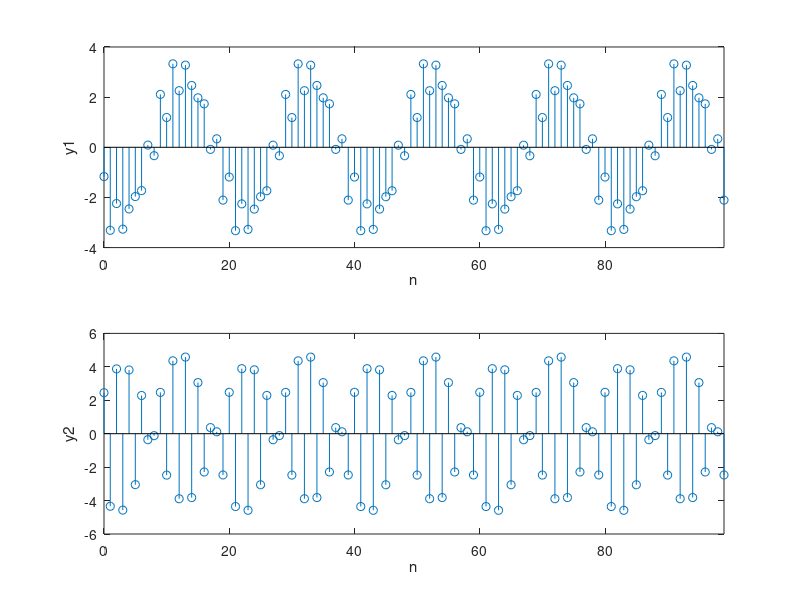

The MATLAB script that drew this image:
k = 0:19;
% range for input
n = -20:99;
a_x = [0 -1/2 zeros(1, 7) 3/4 0 3/4 zeros(1, 7) -1/2];
x_20 = 20 * ifft(a_x);
x = [x_20 x_20 x_20 x_20 x_20 x_20];

% System1
a1 = [1 -0.8];
b1 = 1;
y1 = filter(b1,a1,x);
% System2
a2 = [1 0.8];
b2 = 1;
y2 = filter(b2,a2,x);

% plot
subplot(2,1,1)
stem(n,y1);
xlim([0,99])
xlabel('n')
ylabel('y1')

subplot(2,1,2)
stem(n,y2);
xlim([0,99])
xlabel('n')
ylabel('y2')



